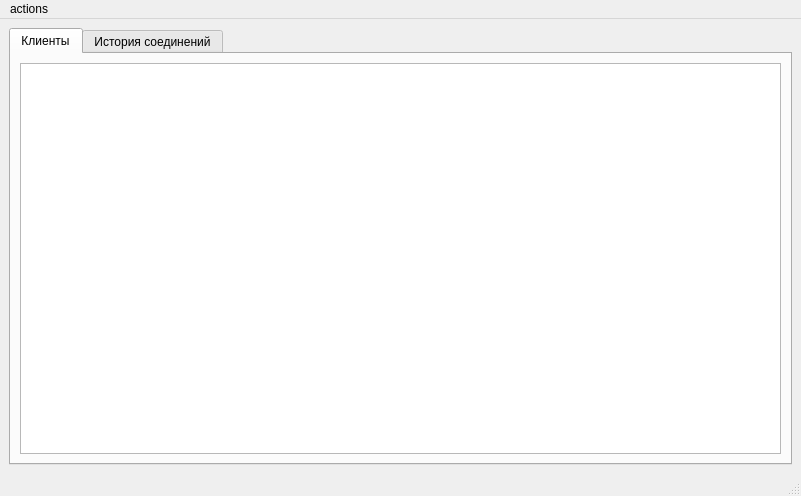
<?xml version="1.0" encoding="UTF-8"?>
<ui version="4.0">
 <class>ServerWindow</class>
 <widget class="QMainWindow" name="ServerWindow">
  <property name="geometry">
   <rect>
    <x>0</x>
    <y>0</y>
    <width>801</width>
    <height>496</height>
   </rect>
  </property>
  <property name="windowTitle">
   <string>Server Monitoring</string>
  </property>
  <widget class="QWidget" name="centralwidget">
   <layout class="QGridLayout" name="gridLayout_2">
    <item row="0" column="0">
     <widget class="QTabWidget" name="tabWidgetClients">
      <property name="currentIndex">
       <number>0</number>
      </property>
      <widget class="QWidget" name="tab">
       <attribute name="title">
        <string>Клиенты</string>
       </attribute>
       <layout class="QGridLayout" name="gridLayout_3">
        <item row="0" column="0">
         <widget class="QListWidget" name="clients_list"/>
        </item>
       </layout>
      </widget>
      <widget class="QWidget" name="tab_2">
       <attribute name="title">
        <string>История соединений</string>
       </attribute>
       <layout class="QGridLayout" name="gridLayout">
        <item row="0" column="0">
         <widget class="QListWidget" name="msg_history_list"/>
        </item>
       </layout>
      </widget>
     </widget>
    </item>
   </layout>
  </widget>
  <widget class="QMenuBar" name="menubar">
   <property name="geometry">
    <rect>
     <x>0</x>
     <y>0</y>
     <width>801</width>
     <height>22</height>
    </rect>
   </property>
   <widget class="QMenu" name="menuactions">
    <property name="title">
     <string>actions</string>
    </property>
    <addaction name="refresh_action"/>
   </widget>
   <addaction name="menuactions"/>
  </widget>
  <widget class="QStatusBar" name="statusbar"/>
  <action name="refresh_action">
   <property name="icon">
    <iconset>
     <normaloff>../../../../../../../Downloads/if_sync_126579.ico</normaloff>../../../../../../../Downloads/if_sync_126579.ico</iconset>
   </property>
   <property name="text">
    <string>refresh</string>
   </property>
  </action>
 </widget>
 <resources/>
 <connections/>
</ui>
